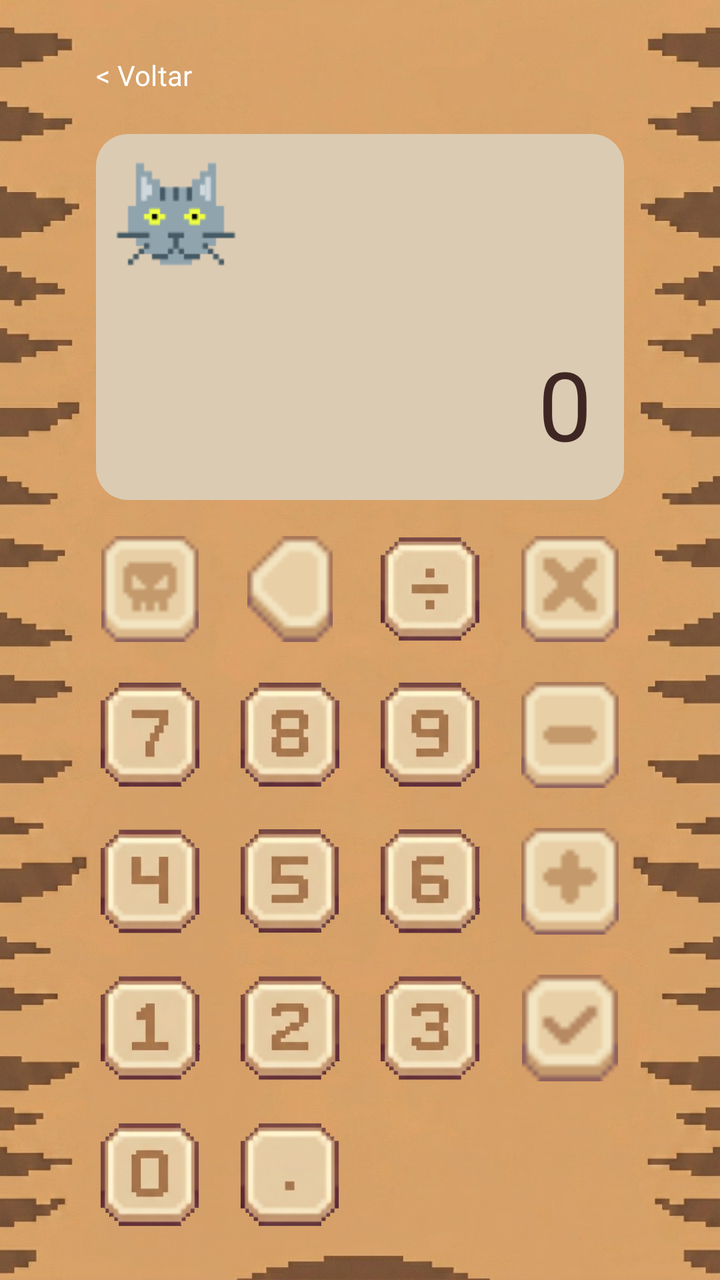
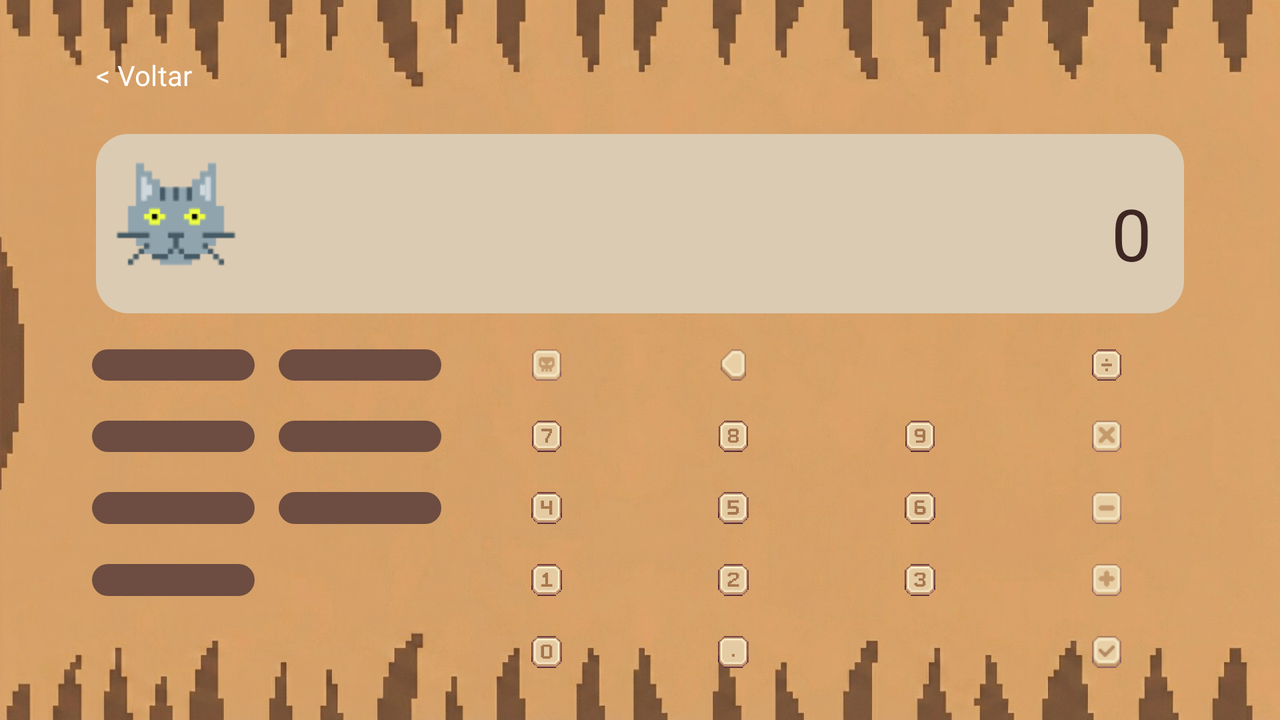

Two renders of one Android screen. The first uses the default layout on a phone; the second uses the alternative layout the repository ships for a different screen configuration, on a matching device. The two XML files are below.
<!-- AndroidManifest.xml: application theme Theme.MobileHub -->
<!-- res/layout/activity_calculadora.xml -->
<?xml version="1.0" encoding="utf-8"?>
<androidx.constraintlayout.widget.ConstraintLayout
    xmlns:android="http://schemas.android.com/apk/res/android"
    xmlns:app="http://schemas.android.com/apk/res-auto"
    android:layout_width="match_parent"
    android:layout_height="match_parent"
    android:background="@drawable/bg"
    android:paddingTop="@dimen/normal_dp"
    android:paddingBottom="@dimen/normal_dp"
    android:paddingStart="@dimen/calculator_padding"
    android:paddingEnd="@dimen/calculator_padding">

    <include
        layout="@layout/layout_back_button"
        android:layout_width="wrap_content"
        android:layout_height="wrap_content"
        app:layout_constraintTop_toTopOf="parent"
        app:layout_constraintStart_toStartOf="parent" />

    <TextView
        android:id="@+id/txtResultado"
        style="@style/CalculatorDisplay"
        android:layout_width="@dimen/zero_dp"
        android:layout_height="@dimen/zero_dp"
        android:layout_marginTop="@dimen/small_dp"
        android:text="0"
        android:textSize="48sp"
        android:padding="@dimen/normal_dp"
        app:layout_constraintVertical_weight="1"
        app:layout_constraintTop_toBottomOf="@+id/btn_voltar_hub"
        app:layout_constraintBottom_toTopOf="@+id/gridButtons"
        app:layout_constraintStart_toStartOf="parent"
        app:layout_constraintEnd_toEndOf="parent" />

    <include
        layout="@layout/layout_theme_toggle"
        android:id="@+id/btnTema"
        android:layout_width="@dimen/extra_large_dp"
        android:layout_height="@dimen/extra_large_dp"
        android:layout_marginTop="@dimen/small_dp"
        android:layout_marginStart="@dimen/small_dp"
        android:elevation="@dimen/extra_small_dp"
        app:layout_constraintTop_toTopOf="@+id/txtResultado"
        app:layout_constraintStart_toStartOf="@+id/txtResultado" />

    <GridLayout
        android:id="@+id/gridButtons"
        android:layout_width="@dimen/zero_dp"
        android:layout_height="@dimen/zero_dp"
        android:rowCount="5"
        android:columnCount="4"
        app:layout_constraintVertical_weight="2"
        app:layout_constraintTop_toBottomOf="@+id/txtResultado"
        app:layout_constraintBottom_toBottomOf="parent"
        app:layout_constraintStart_toStartOf="parent"
        app:layout_constraintEnd_toEndOf="parent">

        
        <ImageButton
            android:id="@+id/btnClear"
            style="@style/IconButton"
            android:src="@drawable/ic_clear"
            android:contentDescription="@string/clear" />
        <ImageButton
            android:id="@+id/btnBackspace"
            style="@style/IconButton"
            android:src="@drawable/ic_backspace"
            android:contentDescription="@string/backspace" />
        <ImageButton
            android:id="@+id/btnDividir"
            style="@style/IconButton"
            android:src="@drawable/ic_divide"
            android:contentDescription="@string/divide" />
        <ImageButton
            android:id="@+id/btnMultiplicar"
            style="@style/IconButton"
            android:src="@drawable/ic_mult"
            android:contentDescription="@string/mult" />

        
        <ImageButton
            android:id="@+id/btn7"
            style="@style/IconButton"
            android:src="@drawable/ic_7"
            android:contentDescription="@string/seven" />
        <ImageButton
            android:id="@+id/btn8"
            style="@style/IconButton"
            android:src="@drawable/ic_8"
            android:contentDescription="@string/eight" />
        <ImageButton
            android:id="@+id/btn9"
            style="@style/IconButton"
            android:src="@drawable/ic_9"
            android:contentDescription="@string/nine" />
        <ImageButton
            android:id="@+id/btnSubtrair"
            style="@style/IconButton"
            android:src="@drawable/ic_minus"
            android:contentDescription="@string/minus" />

        
        <ImageButton
            android:id="@+id/btn4"
            style="@style/IconButton"
            android:src="@drawable/ic_4"
            android:contentDescription="@string/four" />
        <ImageButton
            android:id="@+id/btn5"
            style="@style/IconButton"
            android:src="@drawable/ic_5"
            android:contentDescription="@string/five" />
        <ImageButton
            android:id="@+id/btn6"
            style="@style/IconButton"
            android:src="@drawable/ic_6"
            android:contentDescription="@string/six" />
        <ImageButton
            android:id="@+id/btnSomar"
            style="@style/IconButton"
            android:src="@drawable/ic_sum"
            android:contentDescription="@string/sum" />
        
        <ImageButton
            android:id="@+id/btn1"
            style="@style/IconButton"
            android:src="@drawable/ic_1"
            android:contentDescription="@string/one" />
        <ImageButton
            android:id="@+id/btn2"
            style="@style/IconButton"
            android:src="@drawable/ic_2"
            android:contentDescription="@string/two" />
        <ImageButton
            android:id="@+id/btn3"
            style="@style/IconButton"
            android:src="@drawable/ic_3"
            android:contentDescription="@string/three" />
        <ImageButton
            android:id="@+id/btnIgual"
            style="@style/IconButton"
            android:src="@drawable/ic_equals"
            android:contentDescription="@string/equals" />

        
        <ImageButton
            android:id="@+id/btn0"
            style="@style/IconButton"
            android:src="@drawable/ic_0"
            android:contentDescription="@string/zero" />
        <ImageButton
            android:id="@+id/btnPonto"
            style="@style/IconButton"
            android:src="@drawable/ic_dot"
            android:contentDescription="@string/dot" />

    </GridLayout>
</androidx.constraintlayout.widget.ConstraintLayout>
<!-- res/layout/layout_back_button.xml (included above) -->
<?xml version="1.0" encoding="utf-8"?>
<Button xmlns:android="http://schemas.android.com/apk/res/android"
    android:id="@+id/btn_voltar_hub"
    android:layout_width="wrap_content"
    android:layout_height="wrap_content"
    android:text="@string/lt_voltar"
    android:background="@color/transparent"
    android:fontFamily="@font/pixel_sproutlands"
    android:minWidth="@dimen/zero_dp"
    android:minHeight="@dimen/zero_dp"
    android:padding="@dimen/small_dp"
    android:textColor="@color/white"
    android:textSize="14sp" />
<!-- res/layout/layout_theme_toggle.xml (included above) -->
<?xml version="1.0" encoding="utf-8"?>
<ImageButton
    xmlns:android="http://schemas.android.com/apk/res/android"
    xmlns:app="http://schemas.android.com/apk/res-auto"
    android:id="@+id/btnTema"
    android:layout_width="56dp"
    android:layout_height="56dp"
    android:background="@android:color/transparent"
    android:src="@drawable/ic_night_switch"
    android:scaleType="fitCenter"
    android:layout_margin="16dp"
    app:layout_constraintTop_toTopOf="parent"
    app:layout_constraintStart_toStartOf="parent" />
<!-- resources referenced by this layout -->
<resources>
  <color name="transparent">#00000000</color>
  <color name="white">#FFFFFFFF</color>
  <dimen name="calculator_padding">40dp</dimen>
  <dimen name="extra_large_dp">64dp</dimen>
  <dimen name="extra_small_dp">4dp</dimen>
  <dimen name="normal_dp">16dp</dimen>
  <dimen name="small_dp">8dp</dimen>
  <dimen name="zero_dp">0dp</dimen>
  <!-- drawable bg: png bitmap (drawable-night-nodpi, 387163 bytes) -->
  <!-- drawable ic_0: png bitmap (drawable, 24365 bytes) -->
  <!-- drawable ic_1: png bitmap (drawable, 24079 bytes) -->
  <!-- drawable ic_2: png bitmap (drawable, 26177 bytes) -->
  <!-- drawable ic_3: png bitmap (drawable, 26236 bytes) -->
  <!-- drawable ic_4: png bitmap (drawable, 23461 bytes) -->
  <!-- drawable ic_5: png bitmap (drawable, 25422 bytes) -->
  <!-- drawable ic_6: png bitmap (drawable, 25668 bytes) -->
  <!-- drawable ic_7: png bitmap (drawable, 24984 bytes) -->
  <!-- drawable ic_8: png bitmap (drawable, 25929 bytes) -->
  <!-- drawable ic_9: png bitmap (drawable, 25459 bytes) -->
  <!-- drawable ic_backspace: png bitmap (drawable, 326 bytes) -->
  <!-- drawable ic_clear: png bitmap (drawable, 385 bytes) -->
  <!-- drawable ic_divide: png bitmap (drawable, 24457 bytes) -->
  <!-- drawable ic_dot: png bitmap (drawable, 22642 bytes) -->
  <!-- drawable ic_equals: png bitmap (drawable, 353 bytes) -->
  <!-- drawable ic_minus: png bitmap (drawable, 340 bytes) -->
  <!-- drawable ic_mult: png bitmap (drawable, 401 bytes) -->
  <!-- drawable ic_night_switch: png bitmap (drawable-night-nodpi, 2721 bytes) -->
  <!-- drawable ic_sum: png bitmap (drawable, 368 bytes) -->
  <string name="backspace">Limpar algarismo</string>
  <string name="clear">Limpar tudo</string>
  <string name="divide">Dividir</string>
  <string name="dot">Casa decimal</string>
  <string name="eight">8</string>
  <string name="equals">Resultado</string>
  <string name="five">5</string>
  <string name="four">4</string>
  <string name="lt_voltar">&lt; Voltar</string>
  <string name="minus">Subtrair</string>
  <string name="mult">Multiplicar</string>
  <string name="nine">9</string>
  <string name="one">1</string>
  <string name="seven">7</string>
  <string name="six">6</string>
  <string name="sum">Somar</string>
  <string name="three">3</string>
  <string name="two">2</string>
  <string name="zero">0</string>
  <style name="CalculatorDisplay">
          <item name="android:gravity">bottom|end</item>
          <item name="android:textColor">@color/display_text</item>
          <item name="android:background">@drawable/bg_display_rounded</item>
          <item name="android:layout_margin">@dimen/small_dp</item>
          <item name="android:fontFamily">@font/pixel_sproutlands</item>
      </style>
  <style name="IconButton" parent="">
          <item name="android:layout_width">@dimen/zero_dp</item>
          <item name="android:layout_height">@dimen/zero_dp</item>
          <item name="android:layout_columnWeight">1</item>
          <item name="android:layout_rowWeight">1</item>
          <item name="android:layout_margin">@dimen/button_margin</item>
  
          <item name="android:background">@android:color/transparent</item>
          <item name="android:scaleType">fitCenter</item>
          <item name="android:padding">@dimen/extra_small_dp</item>
      </style>
  <style name="Theme.MobileHub" parent="Base.Theme.MobileHub" />
  <color name="display_text">#3E2723</color>
  <!-- drawable bg_display_rounded (drawable) -->
  <?xml version="1.0" encoding="utf-8"?>
  <shape xmlns:android="http://schemas.android.com/apk/res/android"
      android:shape="rectangle">
  
      <solid android:color="@color/display_bg" />
  
      <corners android:radius="16dp" />
  
  </shape>
  <dimen name="button_margin">6dp</dimen>
  <style name="Base.Theme.MobileHub" parent="Theme.Material3.DayNight.NoActionBar">
          
          
      </style>
  <color name="display_bg">#DBCBB3</color>
</resources>
<!-- res/layout-land/activity_calculadora.xml (the repository's variant of the layout above) -->
<!-- drawn on the phone turned sideways -->
<?xml version="1.0" encoding="utf-8"?>
<androidx.constraintlayout.widget.ConstraintLayout
    xmlns:android="http://schemas.android.com/apk/res/android"
    xmlns:app="http://schemas.android.com/apk/res-auto"
    android:layout_width="match_parent"
    android:layout_height="match_parent"
    android:background="@drawable/bg_land"
    android:paddingTop="@dimen/normal_dp"
    android:paddingBottom="@dimen/normal_dp"
    android:paddingStart="@dimen/calculator_padding"
    android:paddingEnd="@dimen/calculator_padding">

    <Button
        android:id="@+id/btn_voltar_hub"
        android:layout_width="wrap_content"
        android:layout_height="wrap_content"
        android:text="@string/lt_voltar"
        android:background="@android:color/transparent"
        android:fontFamily="@font/pixel_sproutlands"
        android:minWidth="@dimen/zero_dp"
        android:minHeight="@dimen/zero_dp"
        android:padding="@dimen/small_dp"
        android:textColor="@color/white"
        android:textSize="14sp"
        app:layout_constraintTop_toTopOf="parent"
        app:layout_constraintStart_toStartOf="parent" />

    <TextView
        android:id="@+id/txtResultado"
        style="@style/CalculatorDisplay"
        android:layout_width="@dimen/zero_dp"
        android:layout_height="@dimen/zero_dp"
        android:layout_marginTop="@dimen/small_dp"
        android:padding="@dimen/normal_dp"
        android:text="0"
        android:textSize="36sp"
        app:layout_constraintTop_toBottomOf="@+id/btn_voltar_hub"
        app:layout_constraintBottom_toTopOf="@+id/gridButtons"
        app:layout_constraintEnd_toEndOf="parent"
        app:layout_constraintStart_toStartOf="parent"
        app:layout_constraintVertical_weight="1" />

    <include
        layout="@layout/layout_theme_toggle"
        android:id="@+id/btnTema"
        android:layout_width="@dimen/extra_large_dp"
        android:layout_height="@dimen/extra_large_dp"
        android:layout_marginTop="@dimen/small_dp"
        android:layout_marginStart="@dimen/small_dp"
        android:elevation="@dimen/extra_small_dp"
        app:layout_constraintTop_toTopOf="@+id/txtResultado"
        app:layout_constraintStart_toStartOf="@+id/txtResultado" />

    <GridLayout
        android:id="@+id/gridButtons"
        android:layout_width="@dimen/zero_dp"
        android:layout_height="@dimen/zero_dp"
        android:rowCount="5"
        android:columnCount="6"
        app:layout_constraintVertical_weight="2"
        app:layout_constraintTop_toBottomOf="@+id/txtResultado"
        app:layout_constraintBottom_toBottomOf="parent"
        app:layout_constraintStart_toStartOf="parent"
        app:layout_constraintEnd_toEndOf="parent">

        <com.google.android.material.button.MaterialButton android:id="@+id/btnSin" style="@style/PetCalcButton" android:text="sin" />
        <com.google.android.material.button.MaterialButton android:id="@+id/btnCos" style="@style/PetCalcButton" android:text="cos" />
        <ImageButton
            android:id="@+id/btnClear"
            style="@style/IconButton"
            android:src="@drawable/ic_clear"
            android:contentDescription="@string/clear" />
        <ImageButton
            android:id="@+id/btnBackspace"
            style="@style/IconButton"
            android:src="@drawable/ic_backspace"
            android:contentDescription="@string/backspace" />
        <ImageButton
            android:id="@+id/btnPower"
            style="@style/IconButton"
            android:src="@drawable/ic_pow"
            android:contentDescription="@string/power" />
        <ImageButton
            android:id="@+id/btnDividir"
            style="@style/IconButton"
            android:src="@drawable/ic_divide"
            android:contentDescription="@string/divide" />
        <com.google.android.material.button.MaterialButton android:id="@+id/btnTan" style="@style/PetCalcButton" android:text="tan" />
        <com.google.android.material.button.MaterialButton android:id="@+id/btnSqrt" style="@style/PetCalcButton" android:text="√" />
        <ImageButton
            android:id="@+id/btn7"
            style="@style/IconButton"
            android:src="@drawable/ic_7"
            android:contentDescription="@string/seven" />
        <ImageButton
            android:id="@+id/btn8"
            style="@style/IconButton"
            android:src="@drawable/ic_8"
            android:contentDescription="@string/eight" />
        <ImageButton
            android:id="@+id/btn9"
            style="@style/IconButton"
            android:src="@drawable/ic_9"
            android:contentDescription="@string/nine" />
        <ImageButton
            android:id="@+id/btnMultiplicar"
            style="@style/IconButton"
            android:src="@drawable/ic_mult"
            android:contentDescription="@string/mult" />

        <com.google.android.material.button.MaterialButton android:id="@+id/btnLn" style="@style/PetCalcButton" android:text="ln" />
        <com.google.android.material.button.MaterialButton android:id="@+id/btnLog" style="@style/PetCalcButton" android:text="log" />
        <ImageButton
            android:id="@+id/btn4"
            style="@style/IconButton"
            android:src="@drawable/ic_4"
            android:contentDescription="@string/four" />
        <ImageButton
            android:id="@+id/btn5"
            style="@style/IconButton"
            android:src="@drawable/ic_5"
            android:contentDescription="@string/five" />
        <ImageButton
            android:id="@+id/btn6"
            style="@style/IconButton"
            android:src="@drawable/ic_6"
            android:contentDescription="@string/six" />
        <ImageButton
            android:id="@+id/btnSubtrair"
            style="@style/IconButton"
            android:src="@drawable/ic_minus"
            android:contentDescription="@string/minus" />

        <com.google.android.material.button.MaterialButton android:id="@+id/btnPi" style="@style/PetCalcButton" android:text="π" />
        <com.google.android.material.button.MaterialButton style="@style/PetCalcButton" android:visibility="invisible" />
        <ImageButton
            android:id="@+id/btn1"
            style="@style/IconButton"
            android:src="@drawable/ic_1"
            android:contentDescription="@string/one" />
        <ImageButton
            android:id="@+id/btn2"
            style="@style/IconButton"
            android:src="@drawable/ic_2"
            android:contentDescription="@string/two" />
        <ImageButton
            android:id="@+id/btn3"
            style="@style/IconButton"
            android:src="@drawable/ic_3"
            android:contentDescription="@string/three" />
        <ImageButton
            android:id="@+id/btnSomar"
            style="@style/IconButton"
            android:src="@drawable/ic_sum"
            android:contentDescription="@string/sum" />

        <com.google.android.material.button.MaterialButton style="@style/PetCalcButton" android:visibility="invisible" />
        <com.google.android.material.button.MaterialButton style="@style/PetCalcButton" android:visibility="invisible" />
        <ImageButton
            android:id="@+id/btn0"
            style="@style/IconButton"
            android:src="@drawable/ic_0"
            android:contentDescription="@string/zero" />
        <ImageButton
            android:id="@+id/btnPonto"
            style="@style/IconButton"
            android:src="@drawable/ic_dot"
            android:contentDescription="@string/dot" />
        <com.google.android.material.button.MaterialButton style="@style/PetCalcButton" android:visibility="invisible" />
        <ImageButton
            android:id="@+id/btnIgual"
            style="@style/IconButton"
            android:src="@drawable/ic_equals"
            android:contentDescription="@string/equals" />

    </GridLayout>
</androidx.constraintlayout.widget.ConstraintLayout>
<!-- resources referenced by the variant -->
<!-- as the phone turned sideways resolves them -->
<resources>
  <color name="white">#FFFFFFFF</color>
  <dimen name="calculator_padding">40dp</dimen>
  <dimen name="extra_large_dp">64dp</dimen>
  <dimen name="extra_small_dp">4dp</dimen>
  <dimen name="normal_dp">16dp</dimen>
  <dimen name="small_dp">8dp</dimen>
  <dimen name="zero_dp">0dp</dimen>
  <!-- drawable ic_3: png bitmap (drawable, 26236 bytes) -->
  <!-- drawable ic_4: png bitmap (drawable, 23461 bytes) -->
  <!-- drawable ic_5: png bitmap (drawable, 25422 bytes) -->
  <!-- drawable ic_6: png bitmap (drawable, 25668 bytes) -->
  <!-- drawable ic_7: png bitmap (drawable, 24984 bytes) -->
  <!-- drawable ic_8: png bitmap (drawable, 25929 bytes) -->
  <!-- drawable ic_9: png bitmap (drawable, 25459 bytes) -->
  <!-- drawable ic_sum: png bitmap (drawable, 368 bytes) -->
  <string name="backspace">Limpar algarismo</string>
  <string name="clear">Limpar tudo</string>
  <string name="divide">Dividir</string>
  <string name="dot">Casa decimal</string>
  <string name="eight">8</string>
  <string name="equals">Resultado</string>
  <string name="five">5</string>
  <string name="four">4</string>
  <string name="lt_voltar">&lt; Voltar</string>
  <string name="minus">Subtrair</string>
  <string name="mult">Multiplicar</string>
  <string name="nine">9</string>
  <string name="one">1</string>
  <string name="power">Potência</string>
  <string name="seven">7</string>
  <string name="six">6</string>
  <string name="sum">Somar</string>
  <string name="three">3</string>
  <string name="two">2</string>
  <string name="zero">0</string>
  <style name="CalculatorDisplay">
          <item name="android:gravity">bottom|end</item>
          <item name="android:textColor">@color/display_text</item>
          <item name="android:background">@drawable/bg_display_rounded</item>
          <item name="android:layout_margin">@dimen/small_dp</item>
          <item name="android:fontFamily">@font/pixel_sproutlands</item>
      </style>
  <style name="IconButton" parent="">
          <item name="android:layout_width">@dimen/zero_dp</item>
          <item name="android:layout_height">@dimen/zero_dp</item>
          <item name="android:layout_columnWeight">1</item>
          <item name="android:layout_rowWeight">1</item>
          <item name="android:layout_margin">@dimen/button_margin</item>
  
          <item name="android:background">@android:color/transparent</item>
          <item name="android:scaleType">fitCenter</item>
          <item name="android:padding">@dimen/extra_small_dp</item>
      </style>
  <style name="PetCalcButton" parent="Widget.Material3.Button">
          <item name="android:layout_width">@dimen/zero_dp</item>
          <item name="android:layout_height">@dimen/zero_dp</item>
          <item name="android:layout_columnWeight">1</item>
          <item name="android:layout_rowWeight">1</item>
          <item name="android:layout_margin">@dimen/button_margin</item>
  
          <item name="backgroundTint">@color/btn_bg</item>
          <item name="android:textColor">@color/btn_text</item>
          <item name="android:fontFamily">@font/pixel_sproutlands</item>
          <item name="autoSizeTextType">uniform</item>
          <item name="autoSizeMinTextSize">12sp</item>
          <item name="autoSizeMaxTextSize">36sp</item>
          <item name="autoSizeStepGranularity">2sp</item>
      </style>
  <style name="Theme.MobileHub" parent="Base.Theme.MobileHub" />
  <color name="display_text">#3E2723</color>
  <!-- drawable bg_display_rounded (drawable) -->
  <?xml version="1.0" encoding="utf-8"?>
  <shape xmlns:android="http://schemas.android.com/apk/res/android"
      android:shape="rectangle">
  
      <solid android:color="@color/display_bg" />
  
      <corners android:radius="16dp" />
  
  </shape>
  <!-- from res/values-land/ -->
  <dimen name="button_margin">6dp</dimen>
  <color name="btn_bg">#6D4C41</color>
  <color name="btn_text">#FDF6ED</color>
  <style name="Base.Theme.MobileHub" parent="Theme.Material3.DayNight.NoActionBar">
          
          
      </style>
  <color name="display_bg">#DBCBB3</color>
  <!-- some entries are left out for length -->
</resources>
